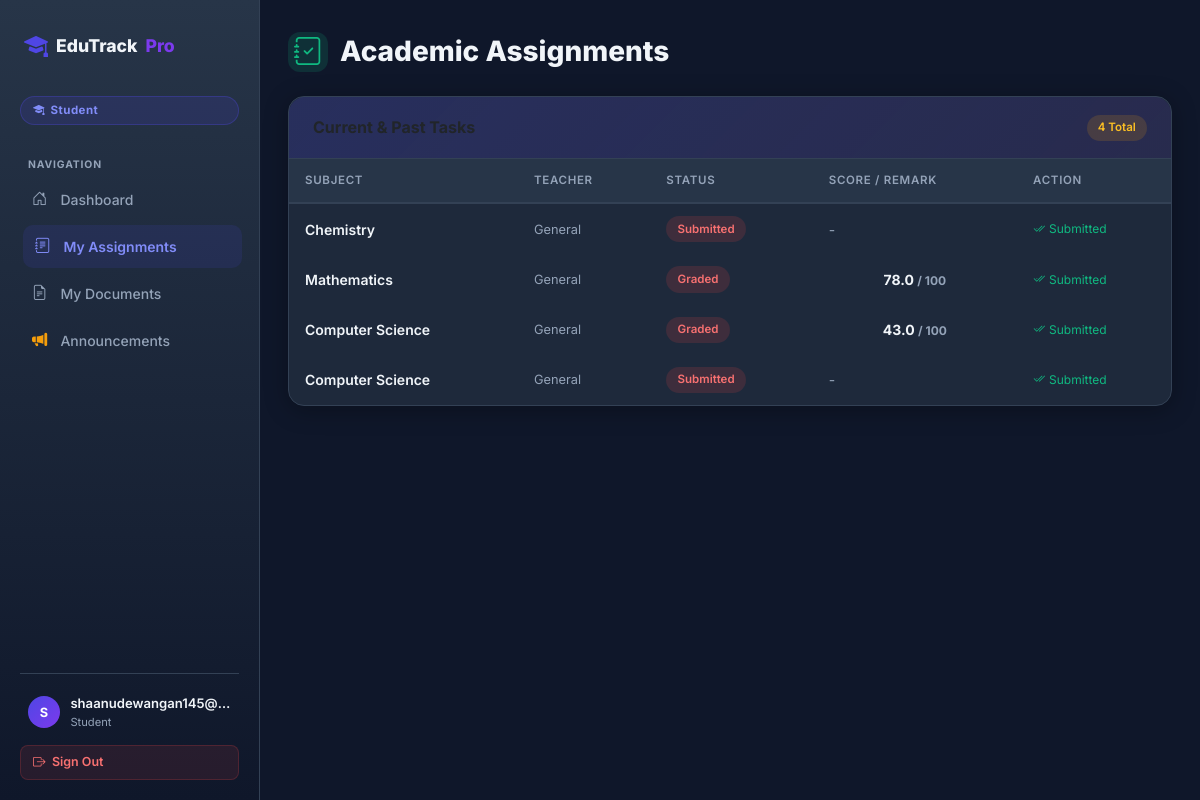
/dashboard/assignments/ (signed in), run on the app's committed database.
### students/models.py (models this page shows, shortened)
class UserProfile(models.Model):
    user = models.OneToOneField(User, on_delete=models.CASCADE, related_name='profile')
    role = models.CharField(max_length=20, choices=ROLE_CHOICES, default=ROLE_STUDENT)

class Assignment(models.Model):
    STATUS_CHOICES = [
        ('PENDING',   'Pending'),
        ('SUBMITTED', 'Submitted'),
        ('WRONG',     'Wrong'),
        ('COMPLETE',  'Complete'),
    ]
    assign_id = models.AutoField(primary_key=True)
    student   = models.ForeignKey(Student, on_delete=models.CASCADE, related_name='assignments')
    teacher   = models.ForeignKey(Teacher, on_delete=models.SET_NULL, null=True, blank=True, related_name='assigned_tasks')
    subject   = models.CharField(max_length=100)
    file_link = models.URLField(max_length=500, blank=True, null=True)
    status    = models.CharField(max_length=20, choices=STATUS_CHOICES, default='PENDING')
    score     = models.FloatField(null=True, blank=True)
    remark    = models.TextField(blank=True, null=True)
    submission_file = models.FileField(upload_to='assignment_submissions/', null=True, blank=True)
    created_at = models.DateTimeField(auto_now_add=True, null=True)

### students/views.py (the view)
# urls.py: path('dashboard/assignments/', views.student_assignments_view, name='student_assignments_view'),
@login_required(login_url='/login/')
def student_assignments_view(request):
    role = get_role(request)
    if role != ROLE_STUDENT:
        return redirect('dashboard')
    user = request.user
    student = None
    try:
        student = user.student_profile
    except Exception:
        pass
    if not student and user.email:
        student = Student.objects.filter(email=user.email).first()
    if not student and user.username.startswith('student_'):
        try:
            sid = int(user.username.split('_')[1])
            student = Student.objects.filter(id=sid).first()
        except: pass
    if not student: student = Student.objects.first()
    assignments = Assignment.objects.filter(student=student).order_by('-assign_id') if student else []
    return render(request, 'students/student_assignments.html', {
        'student': student, 'assignments': assignments, 'user_role': role
    })

### students/context_processors.py (called while the page is built)
def user_role(request):
    role = None
    is_principal = False
    if request.user.is_authenticated:
        if request.user.is_superuser:
            role = 'principal'
            is_principal = True
        else:
            try:
                role = request.user.profile.role
                is_principal = (role == 'principal')
            except Exception:
                role = 'student'
    return {
        'user_role': role,
        'is_principal': is_principal,
    }

### students/views.py (called while the page is built)
def get_role(request):
    if request.user.is_authenticated:
        try:
            return request.user.profile.role
        except Exception:
            return None
    return None

### students/templates/students/student_assignments.html (shortened to what this page needs)
{% extends 'students/base_auth.html' %}
{% block content %}
<div class="row g-4 mb-5">
  <div class="col-12">
    <div style="margin-bottom: 1.5rem;">
      <h3 style="font-weight: 800; display: flex; align-items: center; gap: 0.75rem;">
        <span style="width: 40px; height: 40px; border-radius: 12px; background: rgba(16,185,129,0.15); color: #10b981; display: flex; align-items: center; justify-content: center;">
          <i class="bi bi-journal-check"></i>
        </span>
        Academic Assignments
      </h3>
    </div>
    <div class="card">
      <div class="card-header d-flex justify-content-between align-items-center">
        <h4 class="mb-0">Current & Past Tasks</h4>
        <span class="badge-custom badge-mid">{{ assignments|length }} Total</span>
      </div>
      <div class="card-body p-0">
        <table class="table-dark-custom w-100">
          <thead>
            <tr>
              <th>Subject</th>
              <th>Teacher</th>
              <th>Status</th>
              <th>Score / Remark</th>
              <th>Action</th>
            </tr>
          </thead>
          <tbody>
            {% for a in assignments %}
            <tr>
              <td style="font-weight:600;">{{ a.subject }}</td>
              <td style="color:var(--muted); font-size:0.8rem;">{{ a.teacher.name|default:'General' }}</td>
              <td>
                <span class="badge-custom
                  {% if a.status == 'COMPLETE' %}badge-high
                  {% elif a.status == 'SUBMITTED' %}badge-mid
                  {% elif a.status == 'WRONG' %}badge-low
                  {% else %}badge-low{% endif %}">
                  {{ a.status }}
                </span>
              </td>
              <td>
                {% if a.score %}
                  <div style="font-weight:700;color:var(--text); text-align:center;">{{ a.score }} <span style="font-size:0.75rem;color:var(--muted);">/ 100</span></div>
                {% endif %}
                {% if a.remark %}
                  <div style="font-size:0.8rem;color:#f59e0b;font-style:italic;">"{{ a.remark }}"</div>
                {% elif not a.score %}
                  <span style="color:var(--muted);font-size:0.875rem;">-</span>
                {% endif %}
              </td>
              <td>
                <div class="d-flex align-items-center gap-2">
                {% if a.status == 'PENDING' %}
                  <button type="button" class="btn btn-sm btn-primary"
                          data-bs-toggle="modal" data-bs-target="#submitModal{{ a.assign_id }}">
                    <i class="bi bi-file-earmark-arrow-up-fill me-1"></i>Submit Work
                  </button>
                  <div class="modal fade" id="submitModal{{ a.assign_id }}" tabindex="-1" aria-hidden="true">
                    <div class="modal-dialog modal-dialog-centered">
                      <div class="modal-content" style="background:#1e293b; border:1px solid #334155;">
                        <form action="{% url 'submit_assignment' a.assign_id %}" method="POST" enctype="multipart/form-data">
                          {% csrf_token %}
                          <div class="modal-header" style="border-bottom:1px solid #334155;">
                            <h5 class="modal-title" style="color:#10b981; font-weight:800;">Submit Assignment</h5>
                            <button type="button" class="btn-close btn-close-white" data-bs-dismiss="modal"></button>
                          </div>
                          <div class="modal-body">
                            <p class="text-light-emphasis small mb-3">Upload your solution for <strong>{{ a.subject }}</strong>. Accepted formats: PDF, Images.</p>
                            <input type="file" name="submission_file" class="form-control bg-dark text-white border-secondary" required accept=".pdf,image/*">
                          </div>
                          <div class="modal-footer" style="border-top:1px solid #334155;">
                            <button type="button" class="btn btn-secondary btn-sm" data-bs-dismiss="modal">Cancel</button>
                            <button type="submit" class="btn btn-success btn-sm px-4 fw-bold">Upload & Submit</button>
                          </div>
                        </form>
                      </div>
                    </div>
                  </div>
                {% else %}
                  <span style="font-size:0.75rem;color:var(--success);"><i class="bi bi-check2-all me-1"></i>Submitted</span>
                {% endif %}
                </div>
              </td>
            </tr>
            {% endfor %}
          </tbody>
        </table>
      </div>
    </div>
  </div>
</div>
{% endblock %}

### students/templates/students/base_auth.html (shortened to what this page needs)
<!DOCTYPE html>
<html lang="en">
<head>
  <link href="https://cdn.jsdelivr.net/npm/bootstrap@5.3.3/dist/css/bootstrap.min.css" rel="stylesheet" />
  <link href="https://cdn.jsdelivr.net/npm/bootstrap-icons@1.11.3/font/bootstrap-icons.css" rel="stylesheet" />
</head>
<body>
<div class="sidebar" id="sidebarEl">
  <div class="sidebar-inner">
    <a class="sidebar-brand" href="{% url 'landing' %}">
      <i class="bi bi-mortarboard-fill"></i>
      EduTrack<span class="dot">Pro</span>
    </a>
    {% if request.user.is_authenticated %}
      <span class="role-badge
        {% if user_role == 'principal' %}rb-principal
        {% elif user_role == 'teacher' %}rb-teacher
        {% elif user_role == 'staff'   %}rb-staff
        {% else %}rb-student{% endif %}">
        <i class="bi
          {% if user_role == 'principal' %}bi-award-fill
          {% elif user_role == 'teacher' %}bi-person-badge-fill
          {% elif user_role == 'staff'   %}bi-person-gear
          {% else %}bi-mortarboard-fill{% endif %}"></i>
        {{ user_role|title|default:'Student' }}
      </span>
    {% endif %}
    <nav class="sidebar-nav">
      <div class="nav-section-label">Navigation</div>
      <a href="{% url 'dashboard' %}" class="{% if request.resolver_match.url_name == 'dashboard' %}active{% endif %}">
        <i class="bi bi-house-door"></i> Dashboard
      </a>
      {% if user_role == 'student' %}
        <a href="{% url 'student_assignments_view' %}" class="{% if request.resolver_match.url_name == 'student_assignments_view' %}active{% endif %}">
          <i class="bi bi-journal-text"></i> My Assignments
        </a>
        <a href="{% url 'student_documents_view' %}" class="{% if request.resolver_match.url_name == 'student_documents_view' %}active{% endif %}">
          <i class="bi bi-file-earmark-text"></i> My Documents
        </a>
        <a href="{% url 'announcement_list' %}" class="{% if request.resolver_match.url_name == 'announcement_list' %}active{% endif %}">
          <i class="bi bi-megaphone-fill" style="color:#f59e0b;"></i> Announcements
        </a>
      {% endif %}
    </nav>
    {% if request.user.is_authenticated %}
    <div class="sidebar-user">
      <div class="user-tile">
        <div class="user-avatar">{{ request.user.username|first|upper }}</div>
        <div style="min-width:0;flex:1;">
          <div class="user-name">{{ request.user.username }}</div>
          <div class="user-role">{{ user_role|title|default:'User' }}</div>
        </div>
      </div>
      <a href="{% url 'logout' %}" class="btn-logout" id="sidebar-logout-btn">
        <i class="bi bi-box-arrow-right"></i> Sign Out
      </a>
    </div>
    {% endif %}
  </div>
</div>
<div class="main-wrap">
  {% block content %}{% endblock %}
</div>
</body>
</html>

### data on the page
UserProfile: role "Student"
Assignment: subject "Chemistry", teacher.name "General", status "Submitted"
Assignment: subject "Mathematics", teacher.name "General", status "Graded", score "78.0", shows "Submitted"
Assignment: subject "Computer Science", teacher.name "General", status "Graded", score "43.0", shows "Submitted"
Assignment: subject "Computer Science", teacher.name "General", status "Submitted"

### other printed values
{{ request.user.username|first|upper }} "S"
{{ request.user.username }} "shaanudewangan145@…"
{{ assignments|length }} "4"
